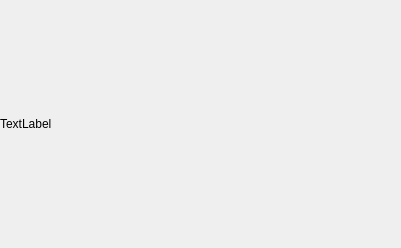
<?xml version="1.0" encoding="UTF-8"?>
<ui version="4.0">
 <class>QMyMoveLable</class>
 <widget class="QWidget" name="QMyMoveLable">
  <property name="geometry">
   <rect>
    <x>0</x>
    <y>0</y>
    <width>401</width>
    <height>248</height>
   </rect>
  </property>
  <property name="windowTitle">
   <string>Form</string>
  </property>
  <layout class="QVBoxLayout" name="verticalLayout">
   <property name="spacing">
    <number>0</number>
   </property>
   <property name="leftMargin">
    <number>0</number>
   </property>
   <property name="topMargin">
    <number>0</number>
   </property>
   <property name="rightMargin">
    <number>0</number>
   </property>
   <property name="bottomMargin">
    <number>0</number>
   </property>
   <item>
    <widget class="QLabel" name="lb_move">
     <property name="text">
      <string>TextLabel</string>
     </property>
    </widget>
   </item>
  </layout>
 </widget>
 <resources/>
 <connections/>
</ui>
